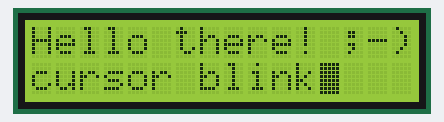
Simulated run of this sketch. Board: Arduino Uno, built with avr-gcc and run on an emulated ATmega328P. Shown: 16×2 character LCD.

Above: at 0.1 s.
At 4.1 s:
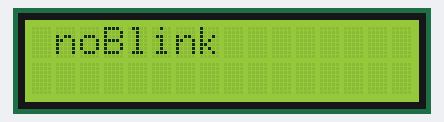
At 6.1 s:
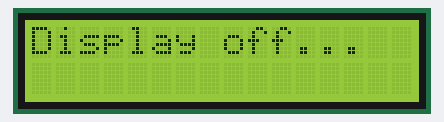
At 7.1 s:
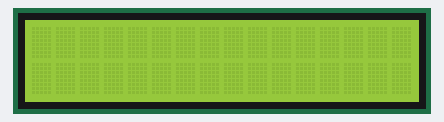
At 12.6 s:
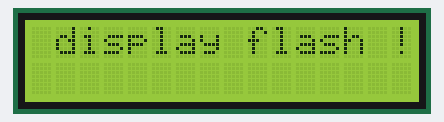
At 17.1 s:
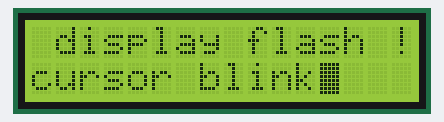

The sketch:

11.3.0_turning-the-cursor-and-display-on-and-off.ino
```cpp
/*
Book: 2020#Margolis_Arduino-Cookbook.pdf
Chapter 11.3.0: page:422

Sketch: Liquid Crystal Display Library - Turning the cursor and a display on and off
Wiring: p.417

 My modification:
* oryginal code

MK:
C:2024.05.03
M:2020.05.03


  LiquidCrystal Library - blinkign the display

 Demonstrates the use a 16x2 LCD display.  The LiquidCrystal
 library works with all LCD displays that are compatible with the
 Hitachi HD44780 driver. There are many of them out there, and you
 can usually tell them by the 16-pin interface.

 This sketch prints "Hello World!" to the LCD
 and shows the time.

  The circuit:
 * LCD RS pin to digital pin 12
 * LCD Enable pin to digital pin 11
 * LCD D4 pin to digital pin 5
 * LCD D5 pin to digital pin 4
 * LCD D6 pin to digital pin 3
 * LCD D7 pin to digital pin 2
 * LCD R/W pin to ground
 * LCD VSS pin to ground
 * LCD VCC pin to 5V
 * 10K resistor:
 * ends to +5V and ground
 * wiper to LCD VO pin (pin 3)

*/

// include the library code:
#include <LiquidCrystal.h>

// constants for the mnumber of rows and columns in the LCD
const int numRows = 2;
const int numCols = 16;


// initialize the library by associating any needed LCD interface pin
// with the arduino pin number it is connected to
const int rs = 12, en = 11, d4 = 5, d5 = 4, d6 = 3, d7 = 2; // connection the function with Arduino pin number
LiquidCrystal lcd(rs, en, d4, d5, d6, d7);

void setup() {
  // set up the LCD's number of columns and rows:
  lcd.begin(numCols, numCols);
  // Print a message to the LCD.
  lcd.print("Hello there! ;-)");
}

void loop()
{
  lcd.setCursor(0,1);

  lcd.print("cursor blink");
  lcd.blink();
  delay(4000);

  lcd.clear();

  lcd.noBlink();
  lcd.print(" noBlink");
  delay(2000);

  lcd.clear();

  lcd.print("Display off...");
  delay(1000);
  lcd.noDisplay();
  delay(2000);

  lcd.display(); // tufn he display back on

  lcd.setCursor(0,0);
  lcd.print(" display flash !");
  displayBlink(2, 500); // blink twice
  displayBlink(2, 1500); // blikd twice for twice as long
  }

void displayBlink(int blinks, int duration)
{
  while(blinks--)
  {
    lcd.noDisplay();
    delay(duration);
    lcd.display();
    delay(duration);
  }
}
```

Measured:
- by itself, everything shown: repeats every 17.0 s, in 12 steps
- what the display in image 1 shows lasts 2.0 s, from 4.1 s to 6.1 s
- what the display in image 2 shows lasts 1.0 s, from 6.1 s to 7.1 s
- what the display in image 4 shows lasts 1.5 s, from 12.6 s to 14.1 s
- what the display in image 5 shows lasts 4.0 s, from 17.1 s to 21.1 s
